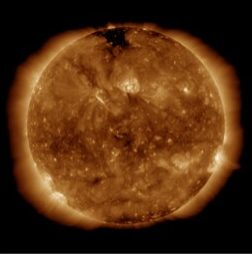
#> input picture DATA/01.png, 252 x 254 px
$ jupyter execute Coronal_hole.ipynb
#> lines starting #> are read from the running program, lines starting #| are printed output that depends on the picture; after the words box and inside, x2 and y2 are one past the last pixel; in counts of white or black regions, pixels touching at a corner belong together
[cell 1]
import math
import cv2
import numpy as np
from matplotlib import pyplot as plt

# Original Image
image = cv2.imread('./DATA/01.png')
#> image is the input picture: shape (254, 252, 3); mean B, G, R 16.6, 46.9, 84.4
image = cv2.cvtColor(image, cv2.COLOR_BGR2RGB)
imgplot = plt.imshow(image)
plt.show()

# BW Filter
image = cv2.imread('./DATA/01.png', cv2.IMREAD_GRAYSCALE)
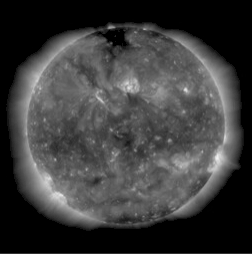
#> image: shape (254, 252); min 0, max 240, mean 59.7
image = cv2.cvtColor(image, cv2.COLOR_BGR2RGB)
#> image: shape (254, 252, 3)
imgplot = plt.imshow(image)
plt.show()

# Filter for finding Features
img = cv2.imread('./DATA/01.png',cv2.IMREAD_GRAYSCALE)
img = cv2.cvtColor(img, cv2.COLOR_BGR2RGB)
M = np.ones(img.shape, dtype = "uint8") * 100
added = cv2.add(img, M)
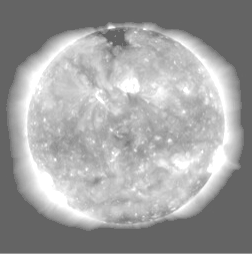
#> added: shape (254, 252, 3); min 100, max 255, mean 159.2
added = cv2.add(added, M)
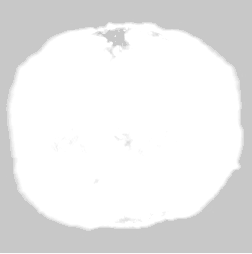
#> added: shape (254, 252, 3); min 200, max 255, mean 234.3
imgplot = plt.imshow(added)
plt.show()

# Crop circle for fitting image
a1 = b1 = 125
r = 100
result = added[a1-r:a1+r,b1-r:b1+r]
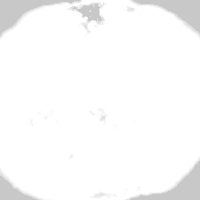
#> result: shape (200, 200, 3); min 200, max 255, mean 249.8
imgplot = plt.imshow(result)
plt.show()

x = y = 0
r = 100
img = result
img = img[y:y+r*2, x:x+r*2]

mask = np.full((img.shape[0], img.shape[1]), 0, dtype=np.uint8)
cv2.circle(mask,(r,r), r, (255,255,255),-1)
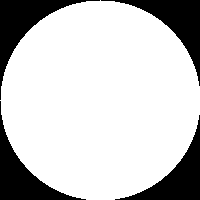
#> mask: shape (200, 200); 78.5% white; 4 black regions, box (x1, y1, x2, y2) and area: (0, 0, 100, 100) 2246, (101, 0, 200, 86) 2146, (0, 101, 86, 200) 2146, (115, 115, 200, 200) 2047

fg = cv2.bitwise_or(img, img, mask=mask)
mask = cv2.bitwise_not(mask)
background = np.full(img.shape, 255, dtype=np.uint8)
bk = cv2.bitwise_or(background, background, mask=mask)
#> background: shape (200, 200, 3); every value is 255
final = cv2.bitwise_or(fg, bk)
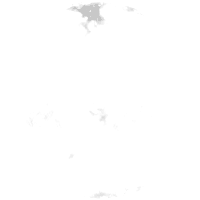
#> final: shape (200, 200, 3); min 200, max 255, mean 254.4

imgplot = plt.imshow(final)
plt.show()

added = final
M = np.ones(added.shape, dtype = "uint8") * 60
added = cv2.subtract(added, M)
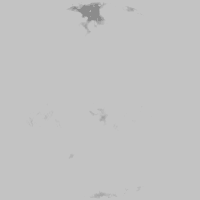
#> added: shape (200, 200, 3); min 140, max 195, mean 194.4
added = cv2.subtract(added, M)
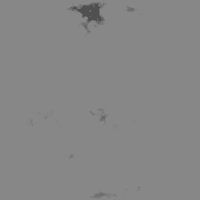
#> added: shape (200, 200, 3); min 80, max 135, mean 134.4
imgplot = plt.imshow(added)
plt.show()

# Filter
added = added - 120
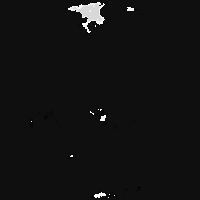
#> added: shape (200, 200, 3); min 3, max 255, mean 18.1
imgplot = plt.imshow(added)
plt.show()


# Calculating White Area of Processed Image
b, g, r = cv2.split(added)
wb = b == 255
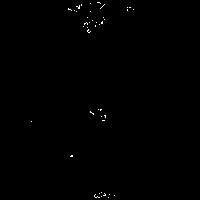
#> wb: shape (200, 200) bool; 0.27% white in thin lines or dots, all inside (x1, y1, x2, y2) = (31, 2, 134, 198)
wg = g == 255
wr = r == 255

white_pixels_if_true = np.bitwise_and(wb, np.bitwise_and(wg, wr))
img_size = r.size
#> img_size = 40000
white_pixels_count = np.sum(white_pixels_if_true)
#> white_pixels_count = 106
white_area_ratio = white_pixels_count / img_size
#> white_area_ratio = 0.00265

# radius of the sun is 696340
area = (696340 * 696340 * white_area_ratio / 100) * 0.5*0.5*math.pi
#> area = 10092027.9

print()
print('Area:', round(area,2),"km^2")
#| Area: 10092027.88 km^2
